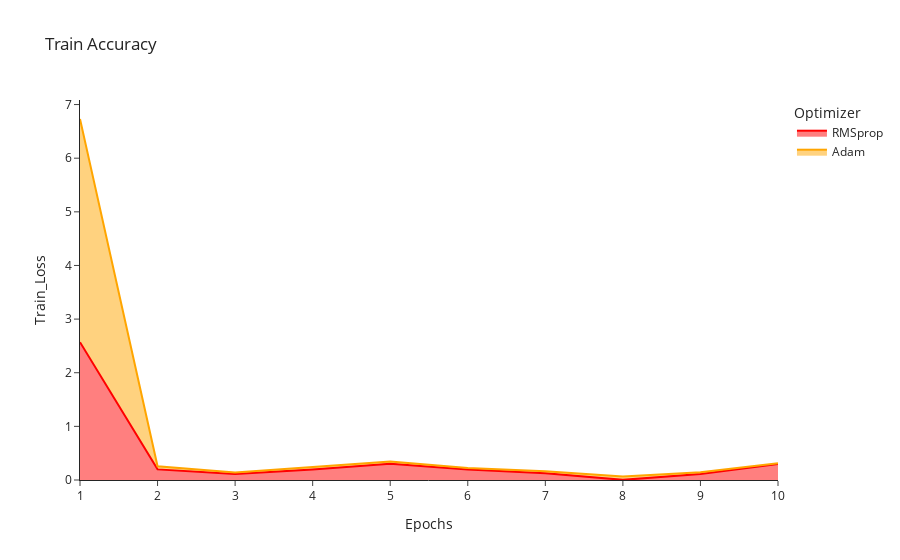

The code cell stored with this chart in its notebook:
### Code cell
import plotly.express as px
import plotly.io as pio
import statsmodels.api as sm
scatterplot = px.area(
    data_frame=opt,
    x = "Epochs",
    y = "Train_Loss",
    color = "Optimizer",
    color_discrete_sequence = ["red","orange"],
    title='Train Accuracy',
    template = 'simple_white')
pyo.iplot(scatterplot,filename ='Opt_train_loss')

### Figure 1 — Plotly figure (JSON) as saved in the notebook; plotly's stock layout.template omitted (floating-point values rounded to 4 significant figures)
{"data": [{"hovertemplate": "Optimizer=RMSprop<br>Epochs=%{x}<br>Train_Loss=%{y}<extra></extra>", "legendgroup": "RMSprop", "line": {"color": "red"}, "mode": "lines", "name": "RMSprop", "orientation": "v", "showlegend": true, "stackgroup": "1", "type": "scatter", "x": [8, 2, 10, 9, 7, 3, 5, 4, 6, 1], "xaxis": "x", "y": [0.002332, 0.1978, 0.2982, 0.1107, 0.126, 0.1134, 0.3037, 0.1974, 0.1937, 2.57], "yaxis": "y"}, {"hovertemplate": "Optimizer=Adam<br>Epochs=%{x}<br>Train_Loss=%{y}<extra></extra>", "legendgroup": "Adam", "line": {"color": "orange"}, "mode": "lines", "name": "Adam", "orientation": "v", "showlegend": true, "stackgroup": "1", "type": "scatter", "x": [9, 8, 10, 2, 7, 1, 5, 6, 3, 4], "xaxis": "x", "y": [0.03267, 0.06147, 0.01291, 0.05817, 0.03882, 4.161, 0.04334, 0.02885, 0.02788, 0.05135], "yaxis": "y"}], "layout": {"legend": {"title": {"text": "Optimizer"}, "tracegroupgap": 0}, "title": {"text": "Train Accuracy"}, "xaxis": {"anchor": "y", "domain": [0, 1], "title": {"text": "Epochs"}}, "yaxis": {"anchor": "x", "domain": [0, 1], "title": {"text": "Train_Loss"}}}}
